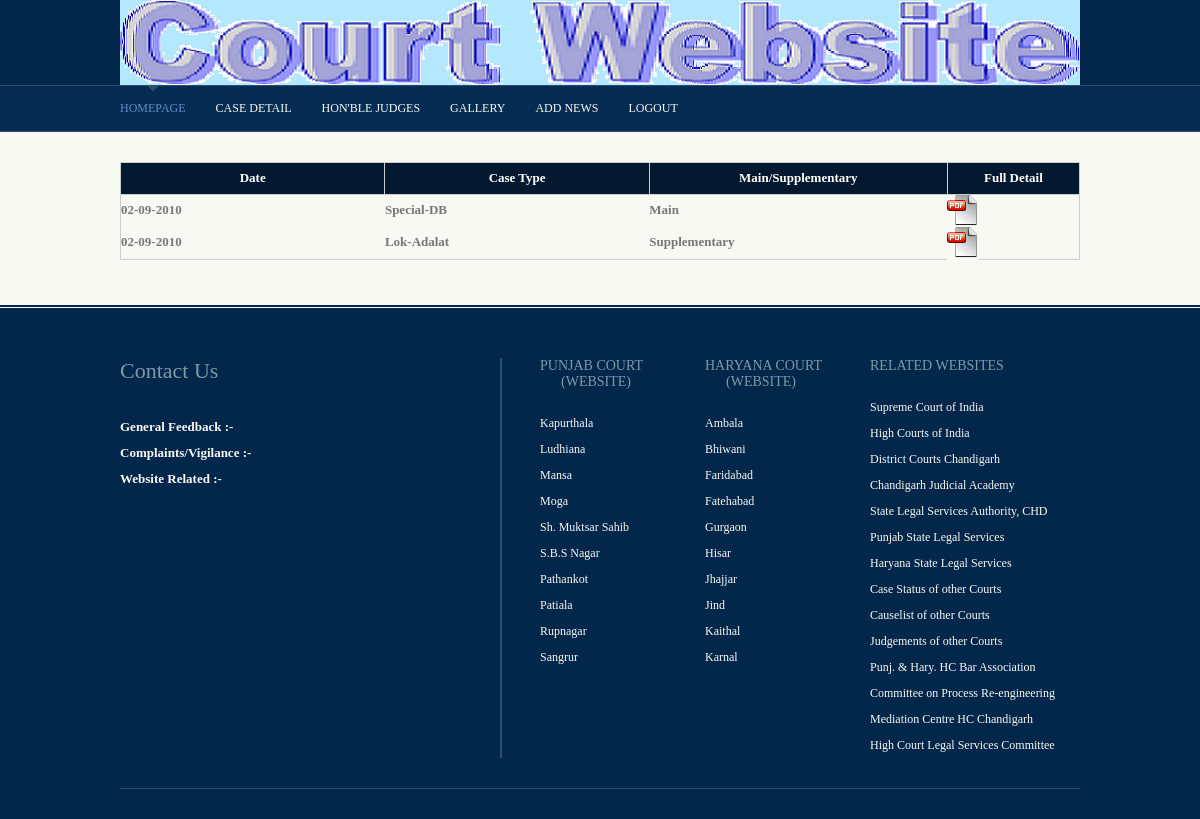
Screenshot of /high_court_site/showcause.php (signed in) with the database file from the repository.
### tables this page shows
CREATE TABLE IF NOT EXISTS `addcause` (
  `ctype` varchar(200) NOT NULL,
  `pdf` varchar(200) NOT NULL,
  `main1` varchar(45) NOT NULL,
  `date` varchar(200) NOT NULL
);

### high_court_site/showcause.php (the view, shortened to what this page needs)
<?php include("adminheader.php") ?>
<div class="wrapper row4">
  <div id="container" class="clear">
    <div id="homepage" class="clear">
      <table summary="Summary Here" cellpadding="0" cellspacing="0">
        <thead>
          <tr>
            <th width="10%">Date</th>
            <th width="10%">Case Type</th>
            <th width="10%">Main/Supplementary</th>
            <th width="5%">Full Detail</th>
            </tr>
        </thead>
        <tbody>
        	<?php
			$r=mysql_query("select * from addcause")or die(mysql_error());
				while($s=mysql_fetch_array($r)){
				?>
			<tr>
			<th width="10%"><?php echo $s['date'] ?></th>
            <th width="10%"><?php echo $s['ctype'] ?></th>
			<th width="10%"><?php echo $s['main1'] ?></th>
            <th width="5%"><a href="<?php echo $s['pdf'] ?>">
            <img src="images/images/icon_pdf.png" /></a></th>
            </tr>
				<?php
                }
			?>
        </tbody>
        </table>
    </div>
  </div>
</div>
<?php include("footer.php") ?>

### high_court_site/adminheader.php (shortened to what this page needs)
<!DOCTYPE html PUBLIC "-//W3C//DTD XHTML 1.0 Transitional//EN" "http://www.w3.org/TR/xhtml1/DTD/xhtml1-transitional.dtd">
<html xmlns="http://www.w3.org/1999/xhtml">
<head>
<link rel="stylesheet" href="layout/styles/layout.css" type="text/css" />
<link rel="stylesheet" href="layout/scripts/liteaccordion-v2.2/css/liteaccordion.css" type="text/css" />
</head>
<body id="top">
<div class="wrapper row1">
  <div id="header" class="clear">
  </div>
</div>
<div class="wrapper row2">
  <div id="topnav">
    <ul>
    <li class="active"><a href="admin.php">Homepage</a></li>
      <li><a href="">Case Detail</a>
      </li>
       <li><a href="#">Hon'ble Judges</a>
      </li>
      <li><a href="addgallery.php">Gallery</a></li>
      <li><a href="news.php">add news</a></li>
      <li class="last"><a href="logout.php">Logout</a></li>
    </ul>
    <div  class="clear"></div>
  </div>
</div>

### high_court_site/footer.php (shortened to what this page needs)
<div class="wrapper row5">
  <div id="footer" class="clear">
    <div class="foot_contact">
      <h2>Contact Us</h2>
      <ul>
        <li><strong>General Feedback :- </strong></li>
        <li><strong>Complaints/Vigilance :-</strong></li>
        <li class="last"><strong>Website Related :- </strong> <a href="#"></a></li>
      </ul>
    </div>
    <div class="footbox">
      <h2>Punjab Court<br/>&nbsp;&nbsp;&nbsp;&nbsp;&nbsp;&nbsp;(Website)</h2>
      <ul>
        <li><a href="http://ecourts.gov.in/kapurthala/history" target="_blank">Kapurthala</a></li>
          <li><a href="http://ecourts.gov.in/ludhiana/" target="_blank">Ludhiana</a></li>
          <li><a href="http://ecourts.gov.in/mansa/history" target="_blank">Mansa</a></li>
          <li><a href="http://ecourts.gov.in/moga/history" target="_blank">Moga</a> </li>
          <li><a href="http://ecourts.gov.in/muktsar/history" target="_blank">Sh. Muktsar Sahib</a></li>
          <li><a href="http://ecourts.gov.in/nawanshahr/history" target="_blank">S.B.S Nagar</a></li>
		  <li><a href="http://ecourts.gov.in/pathankot/history" target="_blank">Pathankot</a></li>
          <li><a href="http://ecourts.gov.in/patiala/history" target="_blank">Patiala</a></li>
          <li><a href="http://ecourts.gov.in/rupnagar/history" target="_blank">Rupnagar</a></li>
          <li><a href="http://ecourts.gov.in/sangrur" target="_blank">Sangrur</a></li>
      </ul>
    </div>
    <div class="footbox">
      <h2>Haryana Court<br/>&nbsp;&nbsp;&nbsp;&nbsp;&nbsp;&nbsp;(Website)</h2>
      <ul>
             <li><a href="http://ecourts.gov.in/ambala/history" target="_blank">Ambala</a></li>
      <li><a href="http://ecourts.gov.in/bhiwani/history" target="_blank">Bhiwani</a></li>
      <li><a href="http://ecourts.gov.in/faridabad//history" target="_blank">Faridabad</a></li>
      <li><a href="http://ecourts.gov.in/fatehabad/history" target="_blank">Fatehabad</a></li>
      <li><a href="http://ecourts.gov.in/gurgaon/history" target="_blank">Gurgaon</a></li>
      <li><a href="http://ecourts.gov.in/hisar/history" target="_blank">Hisar</a></li>
      <li><a href="http://ecourts.gov.in/jhajjar/history" target="_blank">Jhajjar</a></li>
      <li><a href="http://ecourts.gov.in/jind/history" target="_blank">Jind</a></li>
      <li><a href="http://ecourts.gov.in/kaithal/history" target="_blank">Kaithal</a></li>
      <li><a href="http://ecourts.gov.in/karnal/history" target="_blank">Karnal</a></li>
      </ul>
    </div>
    <div class="footbox last">
      <h2>Related Websites</h2>
      <ul>
        					<li> <a href="http://www.supremecourtofindia.nic.in" target="_blank">Supreme Court of India</a></li>
    					    <li><a href="http://indiancourts.nic.in" target="_blank">High Courts of India</a></li>
							<li><a href="http://ecourts.gov.in/chandigarh" target="_blank">District Courts Chandigarh</a> </li>
    					    <li><a href="http://www.cja.gov.in" target="_blank">Chandigarh Judicial Academy</a> </li>
    					    <li><a href="http://chdslsa.gov.in/" target="_blank">State Legal Services Authority, CHD</a></li>
    					    <li><a href="http://pulsa.gov.in/" target="_blank">Punjab State Legal Services</a></li>
    					    <li><a href="http://hslsa.nic.in/" target="_blank">Haryana State Legal Services</a></li>
    					    <li><a href="http://courtnic.nic.in/" target="_blank">Case Status of other Courts</a></li>
    					    <li><a href="http://indiancourts.nic.in/" target="_blank">Causelist of other Courts</a></li>
    					    <li><a href="http://judis.nic.in/" target="_blank">Judgements of other Courts</a></li>
    					    <li> <a href="http://punjabharyanahighcourtbar.in/" target="_blank">Punj. &amp; Hary. HC Bar  Association</a></li>
                            <li> <a href="http://punjabjudiciary.gov.in/spl/cpr/123.php" target="_blank">Committee on Process Re-engineering</a></li>
                            <li><a href="http://mediationcentrephhc.gov.in/" target="_blank">Mediation Centre HC Chandigarh</a></li>
						    <li><a href="http://highcourtchd.gov.in/hclscc/" target="_blank">High Court Legal Services Committee</a></li>
      </ul>
    </div>
  </div>
</div>
<div class="wrapper">
  <div id="copyright" class="clear">
  </div>
</div>
</body>
</html>

### high_court_site/layout/styles/layout.css (style rules this page uses)
html { overflow-y:scroll; }
body { margin:0; padding:0; font-size:13px; font-family:Georgia, "Times New Roman", Times, serif; background-color:#03274B; }
.clear:after { content:"."; display:block; height:0; clear:both; visibility:hidden; line-height:0; }
.clear { display:inline-block; }
html[xmlns] .clear { display:block; }
a { outline:none; text-decoration:none; }
img { margin:0; padding:0; border:none; }
div.wrapper { display:block; width:100%; text-align:left; }
div.wrapper h1, div.wrapper h2, div.wrapper h3, div.wrapper h4, div.wrapper h5, div.wrapper h6 { margin:0 0 15px 0; padding:0; font-size:20px; font-weight:normal; line-height:normal; }
.row1 { color:#5F8EC2; background-color:#03274B; }
.row2 { color:#F8F9F3; background-color:#072C53; border-top:1px solid #2B4D71; border-bottom:1px solid #2B4D71; }
.row4 { color:#777777; background-color:#F8F9F3; border-bottom:2px solid #03274B; }
.row5 { padding:50px 0 30px 0; border-top:1px solid #F8F9F3; }
#header, #featured_slide, #container, #footer, #copyright { display:block; position:relative; width:960px; margin:0 auto; }
#header { padding:55px 0 30px 0; background:url(../../images/images/banner.jpg); }
#container { padding:30px 0; }
#container a { color:#591F58; background-color:#F8F9F3; }
#footer { line-height:2em; background:url("images/footer_bg.gif") 380px 0 repeat-y; }
#footer, #footer a { color:#F8F8F2; background-color:#03274B; }
#footer h2, #footer p, #footer ul, #footer a, #footer address { margin:0; padding:0; font-weight:normal; list-style:none; font-style:normal; }
#footer h2 { margin:0 0 30px 0; padding:0; font-size:22px; color:#7F99A9; background-color:#03274B; }
#footer .foot_contact { display:block; float:left; width:380px; margin:0 40px 0 0; padding:0; }
#footer .footbox { display:block; float:left; width:150px; margin:0 15px 0 0; padding:0; font-size:12px; }
#footer .footbox h2 { margin-bottom:20px; font-size:14px; text-transform:uppercase; }
#footer .last { margin:0; width:205px !important; }
#copyright { padding:15px 0; border-top:1px solid #2B4D71; }
#copyright, #copyright a { color:#7F99A9; background-color:#03274B; }

### high_court_site/layout/styles/navi.css (style rules this page uses)
#topnav { display:block; position:relative; width:960px; margin:0 auto; font-size:12px; z-index:1000; }
#topnav ul, #topnav li { margin:0; padding:0; list-style:none; }
#topnav li { float:left; margin-right:30px; }
#topnav li a:link, #topnav li a:visited, #topnav li a:hover { display:block; margin:0; padding:15px 0; color:#F8F9F3; background-color:#072C53; text-transform:uppercase; }
#topnav li a:hover, #topnav li.active a { color:#5F8EC2; background:url("images/topnav_a.gif") top center no-repeat #072C53; }
#topnav li.last { margin-right:0; }

### high_court_site/layout/styles/tables.css (style rules this page uses)
table { width:100%; border-collapse:collapse; table-layout:auto; vertical-align:top; margin-bottom:15px; border:1px solid #CCCCCC; }
table thead th { color:#FFFFFF; background-color:#04182F; border:1px solid #CCCCCC; border-collapse:collapse; text-align:center; table-layout:auto; vertical-align:middle; }
table thead th, table tbody td { padding:5px; border-collapse:collapse; }

### high_court_site/layout/styles/homepage.css (style rules this page uses)
#homepage { display:block; width:100%; line-height:1.6em; }

### rows the page displays
addcause: date "02-09-2010", ctype "Special-DB", main1 "Main"
addcause: date "02-09-2010", ctype "Lok-Adalat", main1 "Supplementary"
